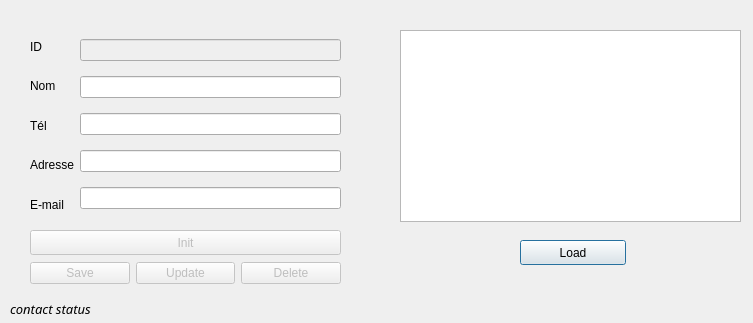
<?xml version="1.0" encoding="UTF-8"?>
<ui version="4.0">
 <class>contactDialog</class>
 <widget class="QDialog" name="contactDialog">
  <property name="geometry">
   <rect>
    <x>0</x>
    <y>0</y>
    <width>753</width>
    <height>323</height>
   </rect>
  </property>
  <property name="windowTitle">
   <string>Dialog</string>
  </property>
  <widget class="QLabel" name="contact_status">
   <property name="geometry">
    <rect>
     <x>10</x>
     <y>300</y>
     <width>191</width>
     <height>17</height>
    </rect>
   </property>
   <property name="font">
    <font>
     <family>Ubuntu Condensed</family>
     <pointsize>10</pointsize>
     <italic>true</italic>
    </font>
   </property>
   <property name="text">
    <string>contact status</string>
   </property>
  </widget>
  <widget class="QTableView" name="tableView">
   <property name="geometry">
    <rect>
     <x>400</x>
     <y>30</y>
     <width>341</width>
     <height>192</height>
    </rect>
   </property>
  </widget>
  <widget class="QPushButton" name="Load">
   <property name="geometry">
    <rect>
     <x>520</x>
     <y>240</y>
     <width>106</width>
     <height>25</height>
    </rect>
   </property>
   <property name="text">
    <string>Load</string>
   </property>
  </widget>
  <widget class="QWidget" name="layoutWidget">
   <property name="geometry">
    <rect>
     <x>30</x>
     <y>30</y>
     <width>311</width>
     <height>191</height>
    </rect>
   </property>
   <layout class="QHBoxLayout" name="horizontalLayout">
    <item>
     <layout class="QVBoxLayout" name="verticalLayout_2">
      <item>
       <widget class="QLabel" name="id">
        <property name="text">
         <string>ID</string>
        </property>
       </widget>
      </item>
      <item>
       <widget class="QLabel" name="nom">
        <property name="text">
         <string>Nom</string>
        </property>
       </widget>
      </item>
      <item>
       <widget class="QLabel" name="tel">
        <property name="text">
         <string>Tél</string>
        </property>
       </widget>
      </item>
      <item>
       <widget class="QLabel" name="adresse">
        <property name="text">
         <string>Adresse</string>
        </property>
       </widget>
      </item>
      <item>
       <widget class="QLabel" name="email">
        <property name="text">
         <string>E-mail</string>
        </property>
       </widget>
      </item>
     </layout>
    </item>
    <item>
     <layout class="QVBoxLayout" name="verticalLayout">
      <item>
       <widget class="QLineEdit" name="id_text">
        <property name="enabled">
         <bool>false</bool>
        </property>
       </widget>
      </item>
      <item>
       <widget class="QLineEdit" name="nom_text">
        <property name="enabled">
         <bool>true</bool>
        </property>
       </widget>
      </item>
      <item>
       <widget class="QLineEdit" name="tel_text">
        <property name="enabled">
         <bool>true</bool>
        </property>
       </widget>
      </item>
      <item>
       <widget class="QLineEdit" name="adresse_text">
        <property name="enabled">
         <bool>true</bool>
        </property>
       </widget>
      </item>
      <item>
       <widget class="QLineEdit" name="email_text">
        <property name="text">
         <string/>
        </property>
       </widget>
      </item>
     </layout>
    </item>
   </layout>
  </widget>
  <widget class="QWidget" name="layoutWidget">
   <property name="geometry">
    <rect>
     <x>30</x>
     <y>260</y>
     <width>311</width>
     <height>27</height>
    </rect>
   </property>
   <layout class="QHBoxLayout" name="horizontalLayout_2">
    <item>
     <widget class="QPushButton" name="Save">
      <property name="enabled">
       <bool>false</bool>
      </property>
      <property name="text">
       <string>Save</string>
      </property>
     </widget>
    </item>
    <item>
     <widget class="QPushButton" name="Update">
      <property name="enabled">
       <bool>false</bool>
      </property>
      <property name="text">
       <string>Update</string>
      </property>
     </widget>
    </item>
    <item>
     <widget class="QPushButton" name="Delete">
      <property name="enabled">
       <bool>false</bool>
      </property>
      <property name="text">
       <string>Delete</string>
      </property>
     </widget>
    </item>
   </layout>
  </widget>
  <widget class="QPushButton" name="Init">
   <property name="enabled">
    <bool>false</bool>
   </property>
   <property name="geometry">
    <rect>
     <x>30</x>
     <y>230</y>
     <width>311</width>
     <height>25</height>
    </rect>
   </property>
   <property name="text">
    <string>Init</string>
   </property>
  </widget>
 </widget>
 <resources/>
 <connections/>
</ui>
